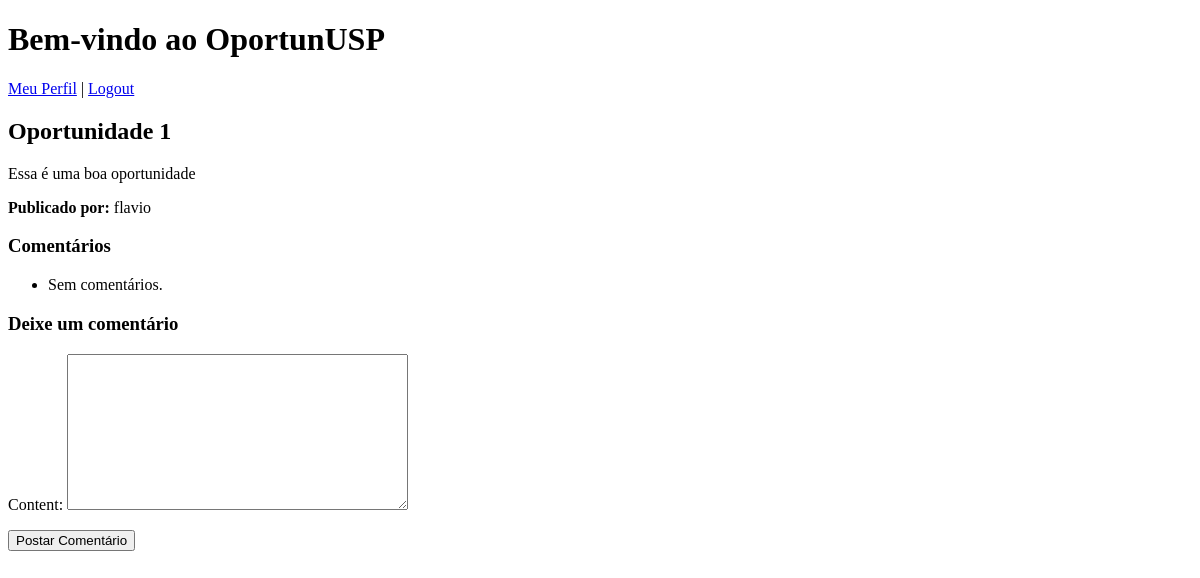
Before: /opportunity/1/ (signed in) with the older database file.
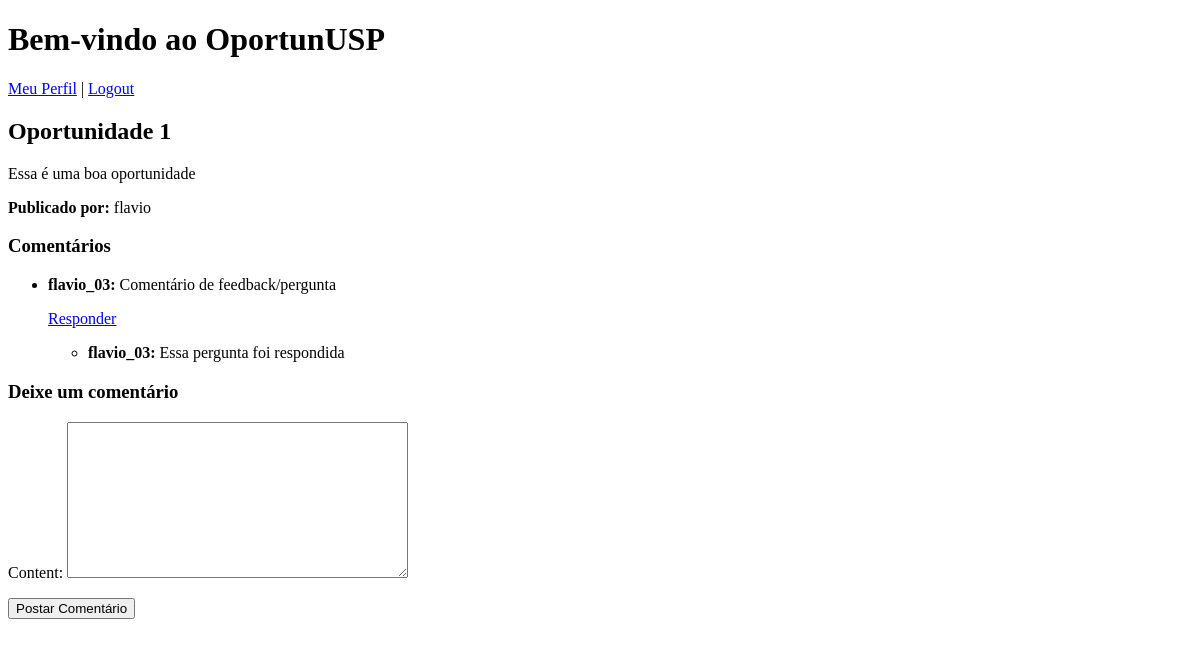
After: the same page with the newer database file.
### oportunidades/models.py (models this page shows, shortened)
class Opportunity(models.Model):
    title = models.CharField(max_length=255)
    description = models.TextField()
    posted_by = models.ForeignKey(User, on_delete=models.CASCADE)  # Quem publicou
    category = models.CharField(max_length=100)  # Área da pesquisa
    date_posted = models.DateTimeField(auto_now_add=True)
    is_active = models.BooleanField(default=True)  # Se a oportunidade está ativa

class Comment(models.Model):
    user = models.ForeignKey(User, on_delete=models.CASCADE)  # Quem fez o comentário
    opportunity = models.ForeignKey(Opportunity, on_delete=models.CASCADE, related_name='comments')  # A oportunidade ao qual o comentário pertence
    content = models.TextField()  # Texto do comentário
    date_posted = models.DateTimeField(default=timezone.now)  # Data de criação
    parent_comment = models.ForeignKey('self', on_delete=models.CASCADE, null=True, blank=True, related_name='replies')  # Respostas ao comentário (comentário pai)
    class Meta:
        ordering = ['date_posted']

### oportunidades/views.py (the view)
# urls.py: path('opportunity/<int:pk>/', views.opportunity_detail, name='opportunity_detail'),
@login_required
def opportunity_detail(request, pk):
    opportunity = get_object_or_404(Opportunity, pk=pk)
    if request.method == 'POST':
        comment_form = CommentForm(request.POST)
        if comment_form.is_valid():
            new_comment = comment_form.save(commit=False)
            new_comment.user = request.user  # Atribuir o usuário atual como autor do comentário
            new_comment.opportunity = opportunity  # Associar o comentário à oportunidade
            parent_comment_id = request.POST.get('parent_comment')
            if parent_comment_id:
                parent_comment = get_object_or_404(Comment, id=parent_comment_id)
                new_comment.parent_comment = parent_comment  # Associar o comentário pai se houver
            new_comment.save()
            return redirect('opportunity_detail', pk=opportunity.pk)
    else:
        comment_form = CommentForm()
    comments = opportunity.comments.filter(parent_comment__isnull=True)  # Comentários principais (não respostas)
    return render(request, 'oportunidades/opportunity_detail.html', {
        'opportunity': opportunity,
        'comments': comments,
        'comment_form': comment_form
    })

### oportunidades/forms.py
class CommentForm(forms.ModelForm):
    class Meta:
        model = Comment
        fields = ['content']

### oportunidades/templates/oportunidades/opportunity_detail.html (shortened to what this page needs)
{% extends 'base_generic.html' %}
{% block content %}
    <h2>{{ opportunity.title }}</h2>
    <p>{{ opportunity.description }}</p>
    <p><strong>Publicado por:</strong> {{ opportunity.posted_by.username }}</p>
    <h3>Comentários</h3>
    <ul>
        {% for comment in comments %}
            <li>
                <p><strong>{{ comment.user.username }}:</strong> {{ comment.content }}</p>
                <a href="#comment-{{ comment.id }}" onclick="document.getElementById('reply-{{ comment.id }}').style.display='block'">Responder</a>
                <ul>
                    {% for reply in comment.replies.all %}
                        <li>
                            <p><strong>{{ reply.user.username }}:</strong> {{ reply.content }}</p>
                        </li>
                    {% empty %}
                        <li>Sem respostas.</li>
                    {% endfor %}
                </ul>
            </li>
        {% empty %}
            <li>Sem comentários.</li>
        {% endfor %}
    </ul>
    <h3>Deixe um comentário</h3>
    <form method="post">
        {{ comment_form.as_p }}
        <button type="submit">Postar Comentário</button>
    </form>
{% endblock %}

### oportunidades/templates/base_generic.html (shortened to what this page needs)
<!DOCTYPE html>
<html lang="en">
<head>
</head>
<body>
    <header>
        <h1>{% block header %}Bem-vindo ao OportunUSP{% endblock %}</h1>
        <nav>
            {% if user.is_authenticated %}
                <a href="{% url 'user_profile' %}">Meu Perfil</a> |
                <a href="{% url 'logout' %}">Logout</a>
            {% else %}
                <a href="{% url 'login' %}">Login</a>
            {% endif %}
        </nav>
    </header>
    <div>
        {% block content %}
        {% endblock %}
    </div>
</body>
</html>

Changed rows visible on the page:
added Comment: user.username "flavio_03", content "Comentário de feedback/pergunta", shown under "Comentários"
added Comment: user.username "flavio_03", content "Essa pergunta foi respondida"
Other visible differences:
text no longer shown: "Sem comentários."
